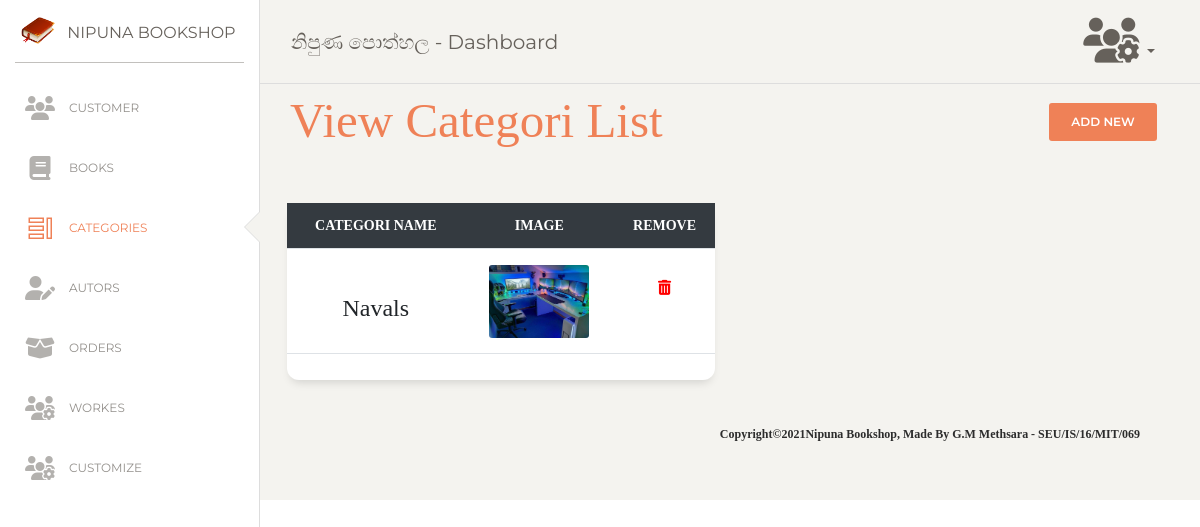
Screenshot of /cat.php (signed in) with the database file from the repository.
### tables this page shows
CREATE TABLE `book_cat` (
  `cat_id` int(11) NOT NULL,
  `cat_name` varchar(255) NOT NULL,
  `cat_image` varchar(1000) NOT NULL
);

### cat.php (the view, shortened to what this page needs)
<!DOCTYPE html>
<html lang="en">
<head>
  <?php include 'components/head.php'; ?>
</head>
<body class="">
  <div class="wrapper ">
      <?php include 'components/nav.php'; ?>
      <div class="sidebar" data-color="white" data-active-color="danger">
      <div class="logo">
        <a href="dashboard.php" class="simple-text logo-mini">
          <div class="logo-image-small">
            <img src="img/book.png">
          </div>
        </a>
        <a href="dashboard.php" class="simple-text logo-normal">
          Nipuna Bookshop
        </a>
      </div>
      <div class="sidebar-wrapper">
        <ul class="nav">
          <li>
            <a href="./customer.php">
            <i class="fas fa-users"></i>
              <p>Customer</p>
            </a>
          </li>
          <li>
            <a href="./books.php">
            <i class="fas fa-book"></i>
              <p>Books</p>
            </a>
          </li>
          <li class="active">
            <a href="./cat.php">
            <i class="nc-icon nc-tile-56"></i>
              <p>Categories</p>
            </a>
          </li>
          <li>
            <a href="./author.php">
            <i class="fas fa-user-edit"></i>
              <p>Autors</p>
            </a>
          </li>
          <li>
            <a href="./order.php">
            <i class="fas fa-box-open"></i>
              <p>Orders</p>
            </a>
          </li>
          <li>
            <a href="./worker.php">
            <i class="fas fa-users-cog"></i>
              <p>Workes</p>
            </a>
          </li>
          <li>
            <a href="./custom.php">
            <i class="fas fa-users-cog"></i>
              <p>Customize</p>
            </a>
          </li>
        </ul>
      </div>
    </div>
      <div class="content" style="font-family: \"Times New Roman\",Times, serif;">
          <div class="row mt-5">
                <div class="col-md-12">
                <div class="row">
            <div class="col-md-10">
              <h1 class="text-danger" style="font-family: \"Times New Roman\",Times, serif;"><a style="text-decoration:none;" class="text-danger" href="books.php">View Categori List</a></h1>
            </div>
            <div class="col-md-2">
              <button type="button" class="btn btn-danger" data-bs-toggle="modal" data-bs-target="#exampleModal">Add New</button>
            </div>
          <div class="modal fade" id="exampleModal" tabindex="-1" aria-labelledby="exampleModalLabel" aria-hidden="true">
            <div class="modal-dialog">
              <div class="modal-content">
                <div class="modal-body">
                <form class="reg_form bg-light p-4 border rounded" action="" method="POST" enctype="multipart/form-data">
                    <div class="form-group col-md-6">
                      <div class="form-group col-md-12">
                      <label for="phone"><b>Categori Name</label>
                      </div>
                    </div>
                    <br>
                    Select Foods Front image to upload:<br>
                        <input type="file" name="file" /><br><br>
                </form>
              </div>
            </div>
          </div>
            <br><br>
          </div>
            <div class="row">
            <div class="col-md-6 mt-4" style="font-family: \"Times New Roman\",Times, serif;">
                        <div class="card">
                            <div class="table-responsive">
                                <table class="table v-middle text-center">
                                    <thead>
                                        <tr class="bg-dark">
                                            <th class="border-top-0 text-white">Categori Name</th>
                                            <th class="border-top-0 text-white">Image</th>
                                            <th class="border-top-0 text-white">Remove</th>
                                        </tr>
                                    </thead>
                                    <?php $count=1;
                                      $getcat = "SELECT * FROM book_cat";
                                      $viewresult = mysqli_query($con, $getcat);
                                      ?>
                                    <tbody>
                                    	<?php while($row = mysqli_fetch_assoc($viewresult)) {
                                            $image = $row['cat_image'];
                                            $image_src = "upload/cat/".$image;?>
                                        <tr>
                                            <td><h4><?php echo $row['cat_name']; ?></h4></td>
                                            <td><img width="100px" src='<?php echo $image_src; ?>'></td>
                                            <td><h3><a style="text-decoration: none; color: red; font-size: 15px;" href="delete.php?cat_id=<?php echo $row['cat_id']; ?>"><i class="fas fa-trash-alt"></i></a></h3></td>
                                        </tr>
                                        <?php   $count++; } ?>
                                    </tbody>
                                </table>
                            </div>
                        </div>
                    </div>
                </div>
            </div>
          </div>
        </div>
      <footer class="footer footer-black  footer-white ">
        <?php include 'components/footer.php'; ?>
      </footer>
    </div>
  </div>
</body>
</html>

### rows the page displays
book_cat: cat_name "Navals", cat_image (picture)
